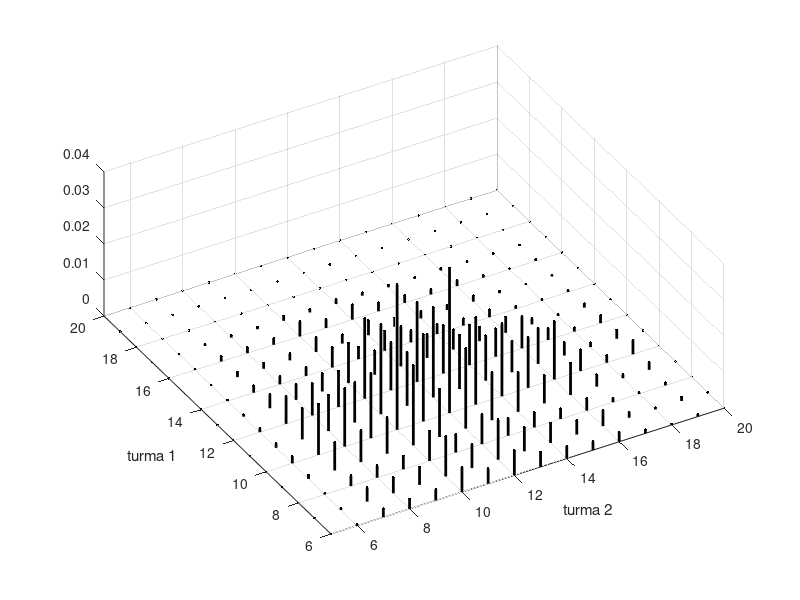

MATLAB code to generate this figure:
rng default % para poder replicar 
n=120;
m1=10;m2=m1*1.2;s1=m1/4;s2=m2/4;
N1=round(normrnd(m1,s1,1,n));
N1(find(N1>20))=20;N1(find(N1<0))=0;
N2=round(normrnd(m2,s2,1,n));
N2(find(N2>20))=20;N2(find(N2<0))=0;
% estimação das probabilidades pelo histograma
h1=hist(N1,0:20)/120;h2=hist(N2,0:20)/120;
% probabilidade conjunta
p=h1'*h2;
% gráfico da probabilidade conjunta
[x,y]=meshgrid(0:20,0:20);
figure
stem3(x,y,p,'.k','LineWidth',2)
xlabel('turma 2'),ylabel('turma 1')
axis([min(N1) 20 min(N2) 20 0 max(max(p))])
view(-30,60)
% correlação
cova=(N1-mean(N1))*(N2-mean(N2))'/n^2;
ro=cova/sqrt(var(N1)*var(N2));
fprintf(1,'Coeficiente de correlação de N1 e N2=%7.4f\n',ro);
